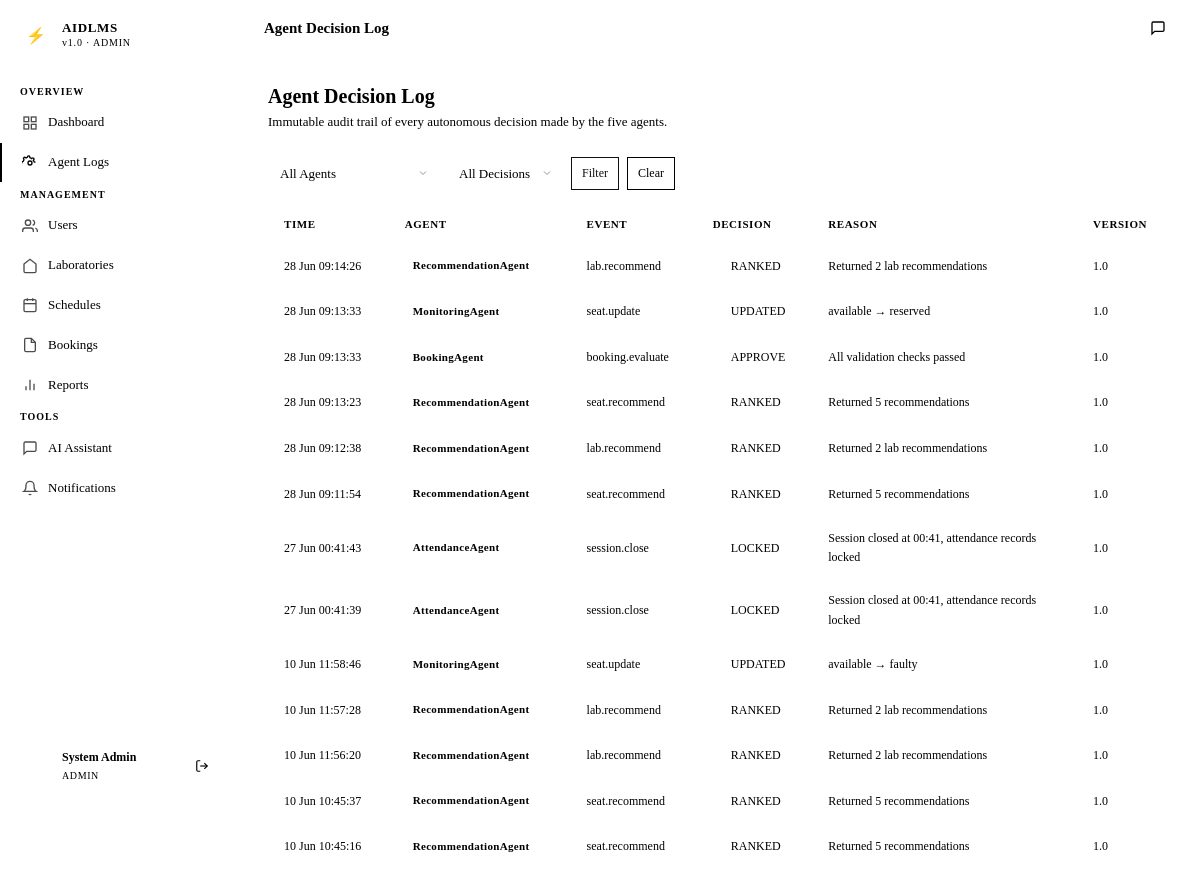
The app's page /admin/agent-logs (signed in) with its own data.
### app/models/models.py (models this page shows, shortened)
class User(UserMixin, db.Model):
    __tablename__ = 'users'
    id = db.Column(db.String(36), primary_key=True, default=gen_uuid)
    name = db.Column(db.String(100), nullable=False)
    email = db.Column(db.String(150), unique=True, nullable=False)
    password_hash = db.Column(db.String(255), nullable=False)
    role = db.Column(db.Enum('student', 'lecturer', 'technician', 'admin', name='user_role'), nullable=False)
    active = db.Column(db.Boolean, default=True)
    created_at = db.Column(db.DateTime, default=datetime.utcnow)
    bookings = db.relationship('Booking', foreign_keys='Booking.user_id', backref='user', lazy='dynamic')
    attendance_records = db.relationship('Attendance', foreign_keys='Attendance.user_id', backref='user', lazy='dynamic')
    notifications = db.relationship('Notification', backref='user', lazy='dynamic')
    chat_logs = db.relationship('ChatLog', backref='user', lazy='dynamic')
    sessions_opened = db.relationship('Session', foreign_keys='Session.lecturer_id', backref='lecturer', lazy='dynamic')
    schedules = db.relationship('Schedule', foreign_keys='Schedule.lecturer_id', backref='lecturer', lazy='dynamic')

class AgentLog(db.Model):
    __tablename__ = 'agent_logs'
    id = db.Column(db.String(36), primary_key=True, default=gen_uuid)
    agent_name = db.Column(db.String(50), nullable=False)
    event_type = db.Column(db.String(100), nullable=False)
    input_summary = db.Column(db.Text)
    decision = db.Column(db.String(50))
    reason = db.Column(db.Text)
    timestamp = db.Column(db.DateTime, default=datetime.utcnow)
    agent_version = db.Column(db.String(20), default='1.0')

### app/admin/routes.py (the view)
@admin_bp.route('/agent-logs')
@admin_required
def agent_logs():
    filters = {
        'agent_name': request.args.get('agent_name', ''),
        'decision': request.args.get('decision', '')
    }
    page = request.args.get('page', 1, type=int)
    per_page = 50
    query = AgentLog.query
    if filters['agent_name']:
        query = query.filter_by(agent_name=filters['agent_name'])
    if filters['decision']:
        query = query.filter_by(decision=filters['decision'])
    total = query.count()
    logs = query.order_by(AgentLog.timestamp.desc())\
        .offset((page - 1) * per_page).limit(per_page).all()
    total_pages = (total + per_page - 1) // per_page
    return render_template('admin/agent_logs.html',
        logs=logs,
        filters=filters,
        current_page=page,
        total_pages=total_pages
    )

### app/admin/routes.py (called while the page is built)
def admin_required(f):
    @wraps(f)
    def decorated(*args, **kwargs):
        if current_user.role != 'admin':
            return redirect(url_for('auth.login'))
        return f(*args, **kwargs)
    return login_required(decorated)

### app/templates/admin/agent_logs.html (shortened to what this page needs)
{% extends "base.html" %}
{% block page_title %}Agent Decision Log{% endblock %}
{% block content %}
<div class="page-header">
  <div class="page-header-text">
    <h1>Agent Decision Log</h1>
    <p>Immutable audit trail of every autonomous decision made by the five agents.</p>
  </div>
</div>
<form method="GET" action="{{ url_for('admin.agent_logs') }}" class="d-flex gap-8 mb-16" style="flex-wrap:wrap;">
  <select name="agent_name" class="form-control" style="width:auto;">
    <option value="">All Agents</option>
  </select>
  <select name="decision" class="form-control" style="width:auto;">
    <option value="">All Decisions</option>
  </select>
  <button type="submit" class="btn btn-primary btn-sm">Filter</button>
  <a href="{{ url_for('admin.agent_logs') }}" class="btn btn-secondary btn-sm">Clear</a>
</form>
{% if logs %}
<div class="table-wrapper">
  <table>
    <thead>
      <tr>
        <th>Time</th>
        <th>Agent</th>
        <th>Event</th>
        <th>Decision</th>
        <th>Reason</th>
        <th>Version</th>
      </tr>
    </thead>
    <tbody>
      {% for log in logs %}
      <tr>
        <td class="table-mono">{{ log.timestamp.strftime('%d %b %H:%M:%S') }}</td>
        <td>
          <span class="badge badge-cyan">{{ log.agent_name }}</span>
        </td>
        <td style="font-size:12px;">{{ log.event_type }}</td>
        <td>
          <div class="d-flex align-center gap-8">
            <div class="agent-dot {{ 'approve' if log.decision == 'APPROVE' else 'reject' if log.decision == 'REJECT' else 'escalate' }}"></div>
            <span class="table-mono">{{ log.decision }}</span>
          </div>
        </td>
        <td style="font-size:12px; color:var(--color-text-muted); max-width:240px;">{{ log.reason or '—' }}</td>
        <td class="table-mono" style="color:var(--color-text-subtle);">{{ log.agent_version or '1.0' }}</td>
      </tr>
      {% endfor %}
    </tbody>
  </table>
</div>
{% else %}
<div class="empty-state">
  <div class="empty-icon">📋</div>
  <div class="empty-title">No decisions logged</div>
  <div class="empty-desc">Agent decisions appear here as users interact with the system.</div>
</div>
{% endif %}
{% endblock %}

### app/templates/base.html (shortened to what this page needs)
<!DOCTYPE html>
<html lang="en">
<head>
  <link rel="stylesheet" href="{{ url_for('static', filename='css/style.css') }}">
</head>
<body>
<div class="app-shell">
  <aside class="sidebar" id="sidebar">
    <div class="sidebar-brand">
      <a href="{{ url_for('admin.dashboard') if current_user.role == 'admin' else url_for(current_user.role + '.dashboard') }}" class="brand-logo">
        <div class="brand-icon">⚡</div>
        <div class="brand-text">
          <span class="brand-name">AIDLMS</span>
          <span class="brand-sub">v1.0 · {{ current_user.role | upper }}</span>
        </div>
      </a>
    </div>
    <nav class="sidebar-nav">
      {% if current_user.role == 'student' %}
        <span class="nav-section-label">Main</span>
        <a href="{{ url_for('student.dashboard') }}" class="nav-item {% if request.endpoint == 'student.dashboard' %}active{% endif %}">
          <svg class="nav-icon" viewBox="0 0 24 24" fill="none" stroke="currentColor" stroke-width="2"><rect x="3" y="3" width="7" height="7"/><rect x="14" y="3" width="7" height="7"/><rect x="14" y="14" width="7" height="7"/><rect x="3" y="14" width="7" height="7"/></svg>
          Dashboard
        </a>
        <a href="{{ url_for('student.labs') }}" class="nav-item {% if 'labs' in request.endpoint %}active{% endif %}">
          <svg class="nav-icon" viewBox="0 0 24 24" fill="none" stroke="currentColor" stroke-width="2"><path d="M3 9l9-7 9 7v11a2 2 0 01-2 2H5a2 2 0 01-2-2z"/></svg>
          Laboratories
        </a>
        <a href="{{ url_for('student.bookings') }}" class="nav-item {% if request.endpoint == 'student.bookings' %}active{% endif %}">
          <svg class="nav-icon" viewBox="0 0 24 24" fill="none" stroke="currentColor" stroke-width="2"><rect x="3" y="4" width="18" height="18" rx="2"/><line x1="16" y1="2" x2="16" y2="6"/><line x1="8" y1="2" x2="8" y2="6"/><line x1="3" y1="10" x2="21" y2="10"/></svg>
          My Bookings
        </a>
        <a href="{{ url_for('student.schedule') }}" class="nav-item {% if request.endpoint == 'student.schedule' %}active{% endif %}">
          <svg class="nav-icon" viewBox="0 0 24 24" fill="none" stroke="currentColor" stroke-width="2"><circle cx="12" cy="12" r="10"/><path d="M12 6v6l4 2"/></svg>
          Schedule
        </a>
        <a href="{{ url_for('student.attendance') }}" class="nav-item {% if request.endpoint == 'student.attendance' %}active{% endif %}">
          <svg class="nav-icon" viewBox="0 0 24 24" fill="none" stroke="currentColor" stroke-width="2"><path d="M9 11l3 3L22 4"/><path d="M21 12v7a2 2 0 01-2 2H5a2 2 0 01-2-2V5a2 2 0 012-2h11"/></svg>
          Attendance
        </a>
        <span class="nav-section-label">Tools</span>
        <a href="{{ url_for('chatbot.index') }}" class="nav-item {% if 'chatbot' in request.endpoint %}active{% endif %}">
          <svg class="nav-icon" viewBox="0 0 24 24" fill="none" stroke="currentColor" stroke-width="2"><path d="M21 15a2 2 0 01-2 2H7l-4 4V5a2 2 0 012-2h14a2 2 0 012 2z"/></svg>
          AI Assistant
        </a>
        <a href="{{ url_for('student.notifications') }}" class="nav-item {% if request.endpoint == 'student.notifications' %}active{% endif %}">
          <svg class="nav-icon" viewBox="0 0 24 24" fill="none" stroke="currentColor" stroke-width="2"><path d="M18 8A6 6 0 006 8c0 7-3 9-3 9h18s-3-2-3-9"/><path d="M13.73 21a2 2 0 01-3.46 0"/></svg>
          Notifications
          {% if unread_count > 0 %}<span class="nav-badge">{{ unread_count }}</span>{% endif %}
        </a>
      {% elif current_user.role == 'admin' %}
        <span class="nav-section-label">Overview</span>
        <a href="{{ url_for('admin.dashboard') }}" class="nav-item {% if request.endpoint == 'admin.dashboard' %}active{% endif %}">
          <svg class="nav-icon" viewBox="0 0 24 24" fill="none" stroke="currentColor" stroke-width="2"><rect x="3" y="3" width="7" height="7"/><rect x="14" y="3" width="7" height="7"/><rect x="14" y="14" width="7" height="7"/><rect x="3" y="14" width="7" height="7"/></svg>
          Dashboard
        </a>
        <a href="{{ url_for('admin.agent_logs') }}" class="nav-item {% if request.endpoint == 'admin.agent_logs' %}active{% endif %}">
          Agent Logs
        </a>
        <span class="nav-section-label">Management</span>
        <a href="{{ url_for('admin.users') }}" class="nav-item {% if request.endpoint == 'admin.users' %}active{% endif %}">
          <svg class="nav-icon" viewBox="0 0 24 24" fill="none" stroke="currentColor" stroke-width="2"><path d="M17 21v-2a4 4 0 00-4-4H5a4 4 0 00-4 4v2"/><circle cx="9" cy="7" r="4"/><path d="M23 21v-2a4 4 0 00-3-3.87M16 3.13a4 4 0 010 7.75"/></svg>
          Users
        </a>
        <a href="{{ url_for('admin.labs') }}" class="nav-item {% if 'labs' in request.endpoint %}active{% endif %}">
          <svg class="nav-icon" viewBox="0 0 24 24" fill="none" stroke="currentColor" stroke-width="2"><path d="M3 9l9-7 9 7v11a2 2 0 01-2 2H5a2 2 0 01-2-2z"/></svg>
          Laboratories
        </a>
        <a href="{{ url_for('admin.schedules') }}" class="nav-item {% if request.endpoint == 'admin.schedules' %}active{% endif %}">
          <svg class="nav-icon" viewBox="0 0 24 24" fill="none" stroke="currentColor" stroke-width="2"><rect x="3" y="4" width="18" height="18" rx="2"/><line x1="16" y1="2" x2="16" y2="6"/><line x1="8" y1="2" x2="8" y2="6"/><line x1="3" y1="10" x2="21" y2="10"/></svg>
          Schedules
        </a>
        <a href="{{ url_for('admin.bookings') }}" class="nav-item {% if request.endpoint == 'admin.bookings' %}active{% endif %}">
          <svg class="nav-icon" viewBox="0 0 24 24" fill="none" stroke="currentColor" stroke-width="2"><path d="M14 2H6a2 2 0 00-2 2v16a2 2 0 002 2h12a2 2 0 002-2V8z"/><polyline points="14 2 14 8 20 8"/></svg>
          Bookings
        </a>
        <a href="{{ url_for('admin.reports') }}" class="nav-item {% if request.endpoint == 'admin.reports' %}active{% endif %}">
          <svg class="nav-icon" viewBox="0 0 24 24" fill="none" stroke="currentColor" stroke-width="2"><line x1="18" y1="20" x2="18" y2="10"/><line x1="12" y1="20" x2="12" y2="4"/><line x1="6" y1="20" x2="6" y2="14"/></svg>
          Reports
        </a>
        <span class="nav-section-label">Tools</span>
        <a href="{{ url_for('chatbot.index') }}" class="nav-item {% if 'chatbot' in request.endpoint %}active{% endif %}">
          <svg class="nav-icon" viewBox="0 0 24 24" fill="none" stroke="currentColor" stroke-width="2"><path d="M21 15a2 2 0 01-2 2H7l-4 4V5a2 2 0 012-2h14a2 2 0 012 2z"/></svg>
          AI Assistant
        </a>
        <a href="{{ url_for('admin.send_notification') }}" class="nav-item {% if request.endpoint == 'admin.send_notification' %}active{% endif %}">
          <svg class="nav-icon" viewBox="0 0 24 24" fill="none" stroke="currentColor" stroke-width="2"><path d="M18 8A6 6 0 006 8c0 7-3 9-3 9h18s-3-2-3-9"/><path d="M13.73 21a2 2 0 01-3.46 0"/></svg>
          Notifications
        </a>
      {% endif %}
    </nav>
    <div class="sidebar-footer">
      <div class="user-info">
        <div class="user-avatar">{{ current_user.name[0] | upper }}</div>
        <div class="user-details">
          <div class="user-name">{{ current_user.name }}</div>
          <div class="user-role">{{ current_user.role }}</div>
        </div>
        <a href="{{ url_for('auth.logout') }}" class="icon-btn" title="Sign out" style="border:none;">
          <svg width="14" height="14" viewBox="0 0 24 24" fill="none" stroke="currentColor" stroke-width="2"><path d="M9 21H5a2 2 0 01-2-2V5a2 2 0 012-2h4"/><polyline points="16 17 21 12 16 7"/><line x1="21" y1="12" x2="9" y2="12"/></svg>
        </a>
      </div>
    </div>
  </aside>
  <div class="main-content">
    <header class="topbar">
      <span class="topbar-title">{% block page_title %}{% endblock %}</span>
      <div class="topbar-actions">
        <a href="{{ url_for('chatbot.index') }}" class="icon-btn" title="AI Assistant">
          <svg width="16" height="16" viewBox="0 0 24 24" fill="none" stroke="currentColor" stroke-width="2"><path d="M21 15a2 2 0 01-2 2H7l-4 4V5a2 2 0 012-2h14a2 2 0 012 2z"/></svg>
        </a>
      </div>
    </header>
    <main class="page-content">
      {% block content %}{% endblock %}
    </main>
  </div>
</div>
</body>
</html>

### records on screen
User: role "ADMIN", name "System Admin"
AgentLog: timestamp "28 Jun 09:14:26", agent_name "RecommendationAgent", event_type "lab.recommend", decision "RANKED", reason "Returned 2 lab recommendations", agent_version "1.0"
AgentLog: timestamp "28 Jun 09:13:33", agent_name "MonitoringAgent", event_type "seat.update", decision "UPDATED", reason "available → reserved", agent_version "1.0"
AgentLog: timestamp "28 Jun 09:13:33", agent_name "BookingAgent", event_type "booking.evaluate", decision "APPROVE", reason "All validation checks passed", agent_version "1.0"
AgentLog: timestamp "28 Jun 09:13:23", agent_name "RecommendationAgent", event_type "seat.recommend", decision "RANKED", reason "Returned 5 recommendations", agent_version "1.0"
AgentLog: timestamp "28 Jun 09:12:38", agent_name "RecommendationAgent", event_type "lab.recommend", decision "RANKED", reason "Returned 2 lab recommendations", agent_version "1.0"
AgentLog: timestamp "28 Jun 09:11:54", agent_name "RecommendationAgent", event_type "seat.recommend", decision "RANKED", reason "Returned 5 recommendations", agent_version "1.0"
AgentLog: timestamp "27 Jun 00:41:43", agent_name "AttendanceAgent", event_type "session.close", decision "LOCKED", reason "Session closed at 00:41, attendance records locked", agent_version "1.0"
AgentLog: timestamp "27 Jun 00:41:39", agent_name "AttendanceAgent", event_type "session.close", decision "LOCKED", reason "Session closed at 00:41, attendance records locked", agent_version "1.0"
AgentLog: timestamp "10 Jun 11:58:46", agent_name "MonitoringAgent", event_type "seat.update", decision "UPDATED", reason "available → faulty", agent_version "1.0"
AgentLog: timestamp "10 Jun 11:57:28", agent_name "RecommendationAgent", event_type "lab.recommend", decision "RANKED", reason "Returned 2 lab recommendations", agent_version "1.0"
AgentLog: timestamp "10 Jun 11:56:20", agent_name "RecommendationAgent", event_type "lab.recommend", decision "RANKED", reason "Returned 2 lab recommendations", agent_version "1.0"
AgentLog: timestamp "10 Jun 10:45:37", agent_name "RecommendationAgent", event_type "seat.recommend", decision "RANKED", reason "Returned 5 recommendations", agent_version "1.0"
AgentLog: timestamp "10 Jun 10:45:16", agent_name "RecommendationAgent", event_type "seat.recommend", decision "RANKED", reason "Returned 5 recommendations", agent_version "1.0"
